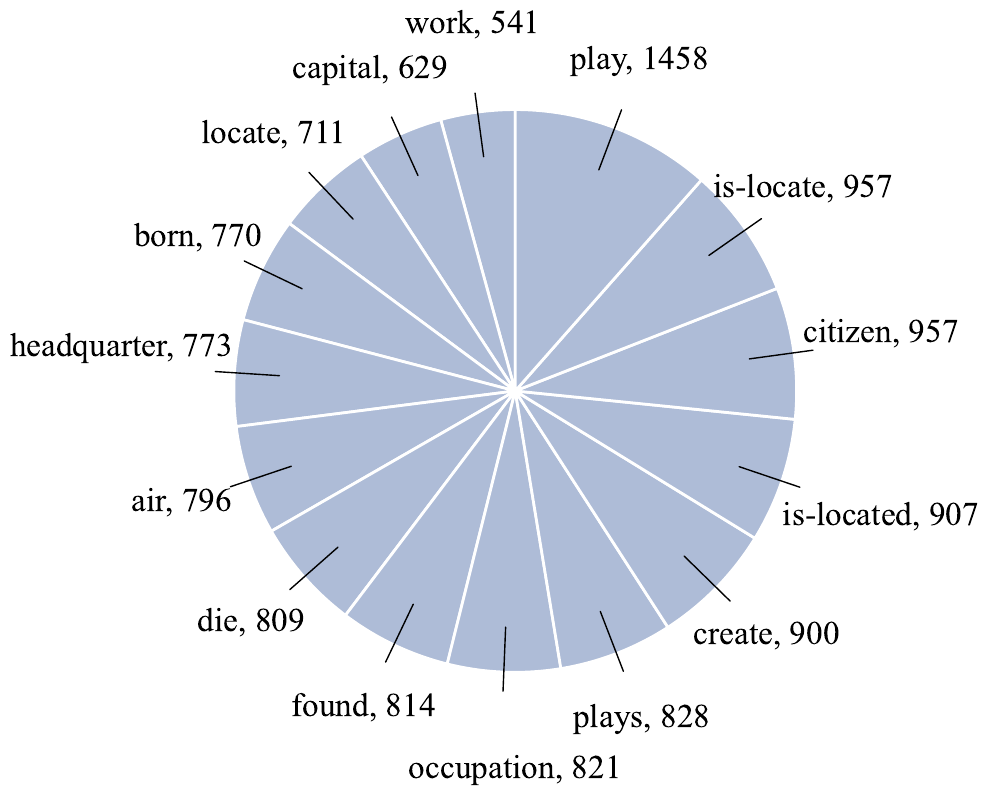

This figure's Python source:
import matplotlib.pyplot as plt
import pandas as pd
from colors import colors5, colors15, colors5_light
import matplotlib.font_manager as fm
import os
import numpy as np
from matplotlib.patches import ConnectionPatch


def generate_gradient_normalized(color1, color2, steps):
    """
    生成两个归一化RGB颜色之间的线性渐变色。
    
    :param color1: 起始颜色，(R, G, B)，每个值在 [0, 1] 范围内
    :param color2: 结束颜色，(R, G, B)，每个值在 [0, 1] 范围内
    :param steps: 渐变的步数，包括起始和结束颜色
    :return: 渐变颜色的列表，包含 `steps` 个颜色
    """
    gradient = []
    for i in range(steps):
        t = i / (steps - 1)  # 插值因子，范围从 0 到 1
        new_color = (
            color1[0] + t * (color2[0] - color1[0]),
            color1[1] + t * (color2[1] - color1[1]),
            color1[2] + t * (color2[2] - color1[2]),
        )
        gradient.append(new_color)
    return gradient

save_path = 'pictures/eval_data.pdf'

# 检查字体路径
font_path = '/usr/share/fonts/truetype/msttcorefonts/times.ttf'  # 根据需要修改此路径
if not os.path.exists(font_path):
    raise FileNotFoundError(f"Font file not found: {font_path}")

times_new_roman = fm.FontProperties(fname=font_path, size=24)

# 数据
relations = [
    "work", "capital", "locate", "headquarter", "born", "air",
    "die", "occupation", "plays", "found", "is-located",
    "create", "is-locate", "citizen", "play"
]

amounts = []
data = pd.read_excel("tables/data_info.xlsx")
for relation in relations:
    for i in range(len(data)):
        if data.loc[i, 'relation'] == relation:
            amounts.append(data.loc[i, 'amounts'])
            break
print(f"amounts of eval data: {sum(amounts)}")

# 对数据进行排序
sorted_data = sorted(zip(amounts, relations))
amounts_sorted, relations_sorted = zip(*sorted_data)

# colors = generate_gradient_normalized(colors5_light[5], colors5[5], 15)
colors = [colors5_light[5]] * 15

# 绘制饼图
fig, ax = plt.subplots(figsize=(10, 8))
wedges1, texts1, autotexts1 = ax.pie(
    amounts_sorted,
    labels=None,
    startangle=90,
    colors=colors,
    autopct=lambda pct: '{:.0f}'.format(pct * sum(amounts_sorted) / 100.0),
    wedgeprops={"edgecolor": "white", "width": 1, "linewidth": 2},
    pctdistance=1.25
)
ax.axis('equal')  # 保持饼图为圆形

# 自定义内圈标签
for i, txt in enumerate(autotexts1):
    txt.set_text(f'{relations_sorted[i]}, {amounts_sorted[i]}')
    txt.set_fontproperties(times_new_roman)
    if 'work' in txt.get_text():
        txt.set_position([-0.15, 1.3])
    if 'headquarter' in txt.get_text():
        txt.set_position([-1.4, 0.15])
    if 'is-located' in txt.get_text():
        txt.set_position([1.3, -0.45])
    if 'occupation' in txt.get_text():
        txt.set_position([0, -1.35])
    if 'citizen' in txt.get_text():
        txt.set_position([1.3, 0.2])

# 在饼图和标签之间添加引导线
for i, (wedge, txt) in enumerate(zip(wedges1, autotexts1)):
    angle = (wedge.theta2 + wedge.theta1) / 2
    x = wedge.r * 1.2 * np.cos(np.deg2rad(angle))
    y = wedge.r * 1.2 * np.sin(np.deg2rad(angle))
    connector = ConnectionPatch(
        xyA=(x * 0.7, y * 0.7), xyB=(x * 0.89, y * 0.89), coordsA='data', coordsB='data',
        axesA=ax, axesB=ax, color='black'
    )
    ax.add_artist(connector)
    # txt.set_position((x, y))

# 保存并显示
plt.tight_layout()
plt.savefig(save_path, dpi=600, bbox_inches='tight')
plt.show()
